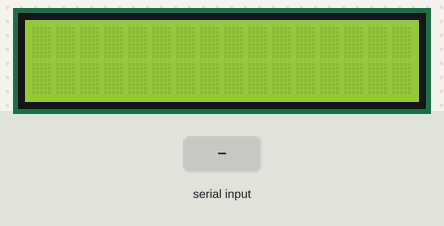
Recording of a sketch running on a simulated Arduino Uno, built with avr-gcc and run on an emulated ATmega328P. Shown: 16×2 character LCD. Inputs (shaded band) come from the test bench. EEPROM starts erased; what the sketch prints to the serial monitor is not drawn.

Above: at 1.2 s.
1.3 s: "90,45\n" received over Serial
At 3.1 s:
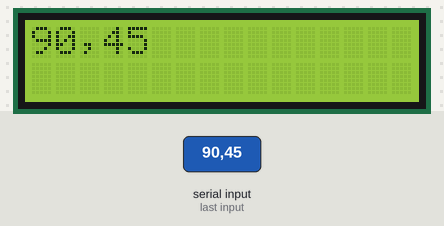
Timing chart, 0 to 4.6 s (numbered marks = the images above; inputs shaded):
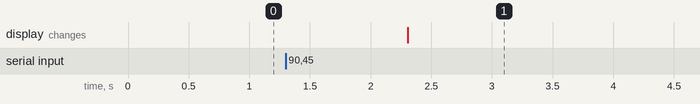

The sketch:

lcd_eeprom_serial.ino
```cpp
//Sample using LiquidCrystal library
#include <LiquidCrystal.h>
//EEPROM.h for writing into eeprom
#include <EEPROM.h>

// select the pins used on the LCD panel
LiquidCrystal lcd(8, 9, 4, 5, 6, 7);


String line;
long eepvar;
long value;


void setup()
{
 lcd.begin(16, 2);              // start the library
 lcd.setCursor(0,0);
 Serial.begin(115200);
}

void loop()
{

  if (Serial.available() > 0){
    line = Serial.readString(); //reading the serial monitor input in line

    eepvar = line.toInt();     //converting line to long

    Serial.print("I received: ");   //printing line in serial monitor
    Serial.println(line);
    Serial.println();


    lcd.setCursor(0,0); //printing line to LCD
    lcd.print(line);

    EEPROM.write(85, eepvar);   //Write the line value in long format to EEPROM at location 85
    value = EEPROM.read(85);    // check the received value
    Serial.println("EEPROM stored:");
    Serial.println(value);

    delay(5000);        //clear the lcd screen after 5 seconds
    lcd.clear();
  }
  //delay(10000);


}
```

Measured:
- after the input at 1.3 s, the display: changes after 1.0 s (image 1)
